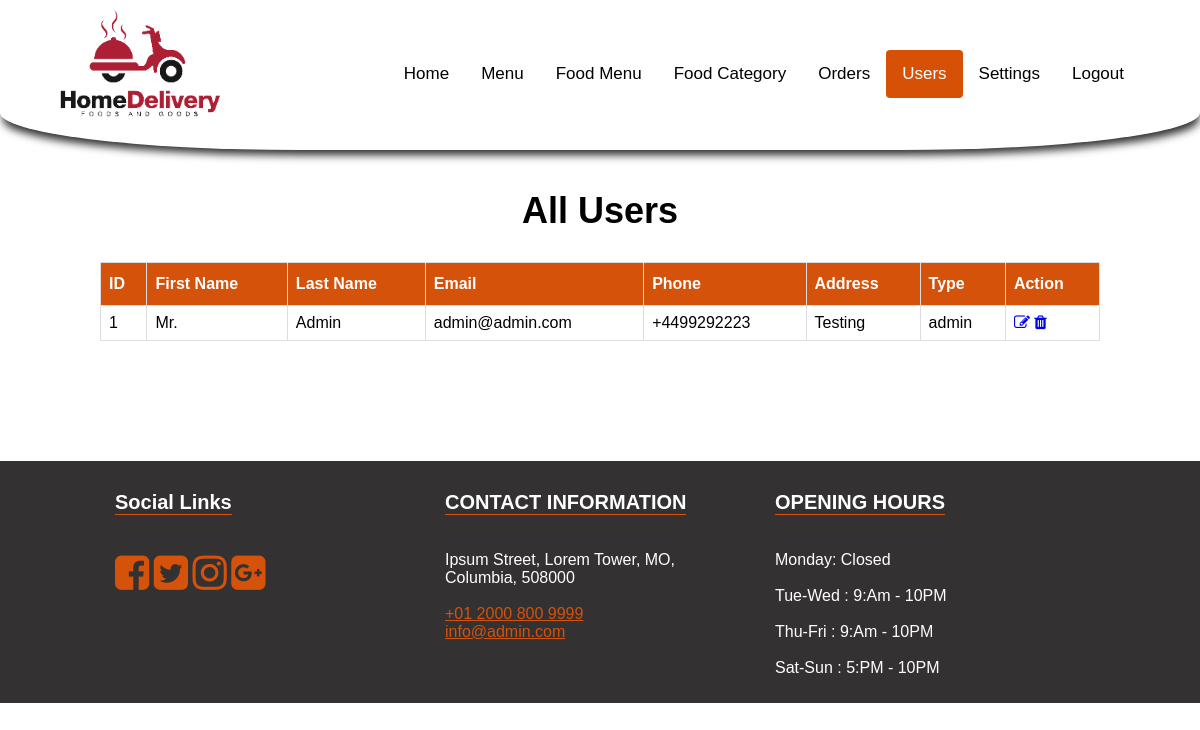
/users.php (signed in), run on the app's committed database.
### tables this page shows
CREATE TABLE `users` (
  `id` int(11) NOT NULL,
  `email` varchar(100) NOT NULL,
  `phone` varchar(20) NOT NULL,
  `password` varchar(255) NOT NULL,
  `fname` varchar(100) NOT NULL,
  `lname` varchar(100) NOT NULL,
  `address` text NOT NULL,
  `type` enum('user','admin') NOT NULL DEFAULT 'user'
);

CREATE TABLE `settings` (
  `id` int(11) NOT NULL,
  `about_title` text NOT NULL,
  `about_detail` text NOT NULL,
  `about_img` varchar(255) NOT NULL,
  `fb_link` varchar(255) NOT NULL,
  `tw_link` varchar(255) NOT NULL,
  `ins_link` varchar(255) NOT NULL,
  `gplus_link` varchar(255) NOT NULL,
  `contact_info` text NOT NULL,
  `opening_hours` text NOT NULL,
  `currency` enum('GBP','USD','EURO') NOT NULL DEFAULT 'GBP'
);

### users.php (the view, shortened to what this page needs)
<?php
include 'includes/header.php';
$sql = "SELECT * FROM users ORDER BY id DESC";
$result = $conn->query($sql);
?>
<section class="inner-page-sec">
	<div class="container">
		<h1>All Users</h1>
		<div style="overflow-x:auto;">
			<table class="custom-tbl">
				<thead>
					<tr>
						<th>ID</th>
						<th>First Name</th>
						<th>Last Name</th>
						<th>Email</th>
						<th>Phone</th>
						<th>Address</th>
						<th>Type</th>
						<th>Action</th>
					</tr>
				</thead>
				<tbody>
					<?php
					if ($result->num_rows > 0) {
						while ($row = $result->fetch_assoc()) {
					?>
							<tr>
								<td><?php echo $row['id'] ?></td>
								<td><?php echo $row['fname'] ?></td>
								<td><?php echo $row['lname'] ?></td>
								<td><?php echo $row['email'] ?></td>
								<td><?php echo $row['phone'] ?></td>
								<td><?php echo $row['address'] ?></td>
								<td><?php echo $row['type'] ?></td>
								<td>
									<a href="edit-user.php?id=<?php echo $row['id'] ?>"><i class="fa fa-pencil-square-o" aria-hidden="true"></i></a>
									<a href="delete-user.php?id=<?php echo $row['id'] ?>" class="delete-btn"><i class="fa fa-trash" aria-hidden="true"></i></a>
								</td>
							</tr>
						<?php }
					} else { ?>
						<tr>
							<td colspan="8">No Order Found!</td>
						</tr>
					<?php } ?>
				</tbody>
			</table>
		</div>
	</div>
</section>
<?php include 'includes/footer.php'; ?>

### includes/footer.php (shortened to what this page needs)
<footer>
	<div class="container">
		<div class="col-1">
			<h3>Social Links</h3>
			<ul>
				<li><a href="<?php echo $rowS['fb_link'];?>"><i class="fa fa-facebook-square" aria-hidden="true"></i></a></li>
				<li><a href="<?php echo $rowS['tw_link'];?>"><i class="fa fa-twitter-square" aria-hidden="true"></i></a></li>
				<li><a href="<?php echo $rowS['ins_link'];?>"><i class="fa fa-instagram" aria-hidden="true"></i></a></li>
				<li><a href="<?php echo $rowS['gplus_link'];?>"><i class="fa fa-google-plus-square" aria-hidden="true"></i></a></li>
			</ul>
		</div>
		<div class="col-1">
			<h3>CONTACT INFORMATION</h3>
			<p>
				<?php echo $rowS['contact_info'];?>
			</p>
		</div>
		<div class="col-1">
			<h3>OPENING HOURS</h3>
			<p>
				<?php echo $rowS['opening_hours'];?>
			</p>
		</div>
	</div>
</footer>
</div>
</body>
</html>

### css/main.css (style rules this page uses)
body { margin: 0; font-family: Arial, Helvetica, sans-serif; }
footer { background-color: #333131; color: #fff; }
footer .container { max-width: 1000px; width: 100%; margin: 0px auto; }
footer .container .col-1 { float: left; width: 30%; padding: 10px 15px; }
footer .container .col-1 a { color: #d5520a; }
footer .container .col-1 h3 { text-align: left; font-size: 20px; border-bottom: 1px solid #d5530c; display: inline-block; }
footer .container .col-1 ul { padding: 0px; list-style: none; }
footer .container .col-1 ul li { display: inline-block; }
footer .container .col-1 ul li a { font-size: 40px; color: #d5520a; }
.inner-page-sec { padding-top: 150px; padding-bottom: 80px; }
.inner-page-sec .container { max-width: 1000px; width: 100%; margin: 40px auto; }
.inner-page-sec .container h1 { text-align: center; font-size: 36px; }
.custom-tbl { font-family: Arial, Helvetica, sans-serif; border-collapse: collapse; width: 100%; }
.custom-tbl td, .custom-tbl th { border: 1px solid #ddd; padding: 8px; }
.custom-tbl th { padding-top: 12px; padding-bottom: 12px; text-align: left; background-color: #d5520a; color: white; }

### data on the page
users: id "1", fname "Mr.", lname "Admin", email "admin@admin.com", phone "+4499292223", address "Testing", type "admin"
settings: contact_info "Ipsum Street, Lorem Tower, MO, Columbia, 508000 +01 2000 800 9999 info@admin.com", opening_hours "Monday: Closed Tue-Wed : 9:Am - 10PM Thu-Fri : 9:Am - 10PM Sat-Sun : 5:PM - 10PM"

### other printed values
$link['text'] "Food Menu"
$link['text'] "Food Category"
$link['text'] "Orders"
$link['text'] "Users"
$link['text'] "Settings"
$link['text'] "Logout"
